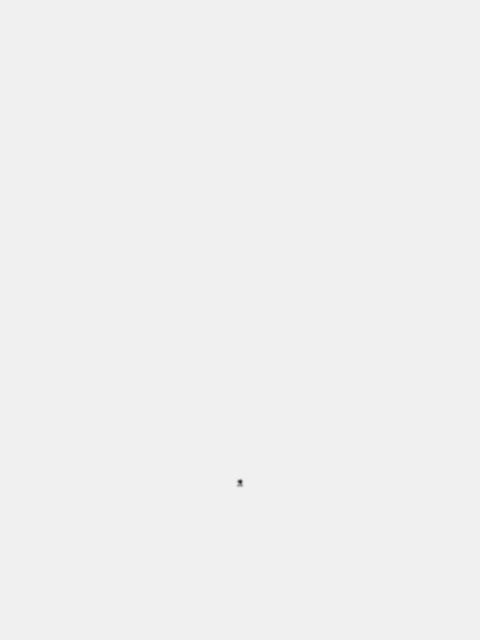
Frame 1 (no input)
Frame 2 (the mouse pressed at the canvas centre, redrawn once): identical to frame 1, image omitted

The Processing sketch that drew this single still picture (run headless with seeded random() and noise(); the mouse was pressed at the canvas centre and the sketch redrawn once):

// Processing sketch: ant_man
// ── ant_man.pde
// Manuale di Programmazione Cinematografica
// Daniele Olmisani, 2016

// Ant Man (2015)


final color PAPER = color(240);
final color INK = color (0);


void setup() {
  size(480, 640);
  noLoop();
}


void draw() {
  
  float s = 0.004 * min(width, height);
  
  translate(0.50*width, 0.75*height);
  scale(s);
  
  background(PAPER);
  stroke(INK);
  
  line( 0, 0,  0, 2);
  line(-1, 1,  1, 1);
  line(-1, 3, -1, 3);
  line( 1, 3,  1, 3);
  
  filter(BLUR, sqrt(s)-0.41);

  save("ant-man.png");
}
